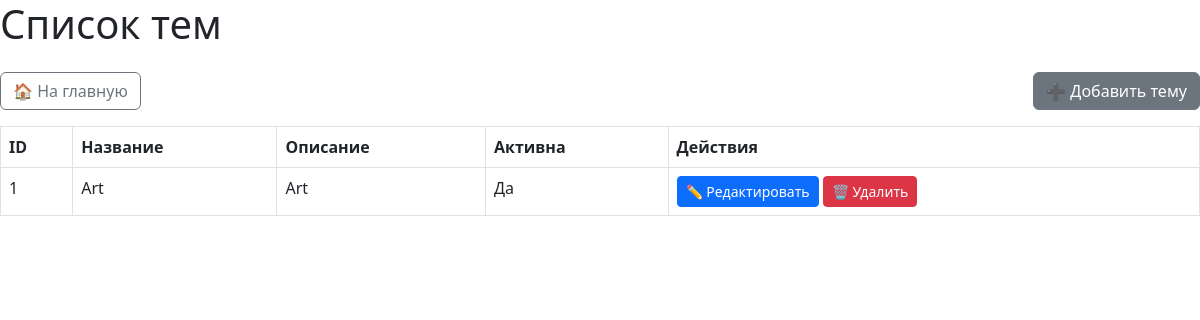
Before: /topics/ with the older database file.
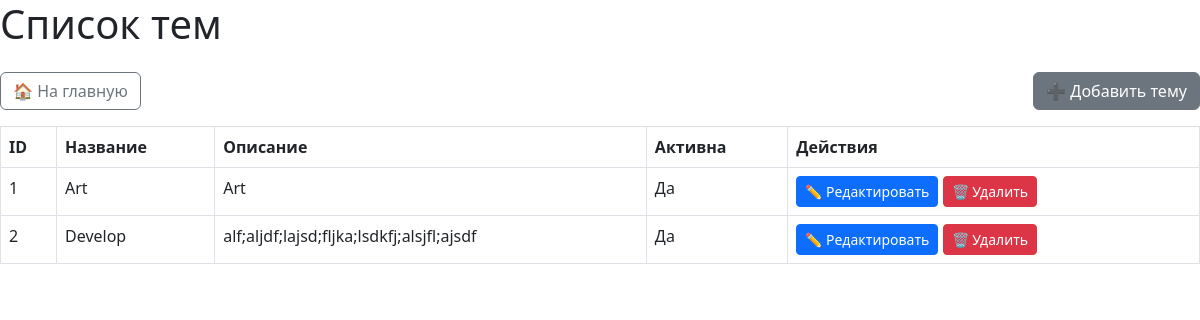
After: the same page with the newer database file.
### core/models.py (models this page shows, shortened)
class Topic(models.Model):
    title = models.CharField(max_length=255)
    description = models.TextField()
    is_active = models.BooleanField(default=True)

### core/views.py (the view)
# urls.py: path('topics/', views.topic_list, name='topic_list'),
def topic_list(request):
    topics = Topic.objects.all()
    return render(request, 'core/topic_list.html', {'topics': topics})

### core/templates/core/topic_list.html (shortened to what this page needs)
{% extends 'base.html' %}
{% block content %}
<div class="d-flex justify-content-between mb-3">
    <a href="{% url 'home' %}" class="btn btn-outline-secondary">🏠 На главную</a>
    <a href="{% url 'topic_create' %}" class="btn btn-secondary">➕ Добавить тему</a>
</div>
<table class="table table-bordered">
    <thead>
        <tr>
            <th>ID</th>
            <th>Название</th>
            <th>Описание</th>
            <th>Активна</th>
            <th>Действия</th>
        </tr>
    </thead>
    <tbody>
        {% for topic in topics %}
        <tr>
            <td>{{ topic.id }}</td>
            <td>{{ topic.title }}</td>
            <td>{{ topic.description }}</td>
            <td>{{ topic.is_active|yesno:"Да,Нет" }}</td>
            <td>
                <a href="{% url 'topic_update' topic.id %}" class="btn btn-sm btn-primary">✏️ Редактировать</a>
                <a href="{% url 'topic_delete' topic.id %}" class="btn btn-sm btn-danger">🗑️ Удалить</a>
            </td>
        </tr>
        {% endfor %}
    </tbody>
</table>
{% endblock %}

Changed rows visible on the page:
added Topic: id "2", title "Develop", description "alf;aljdf;lajsd;fljka;lsdkfj;alsjfl;ajsdf", is_active "Да"
